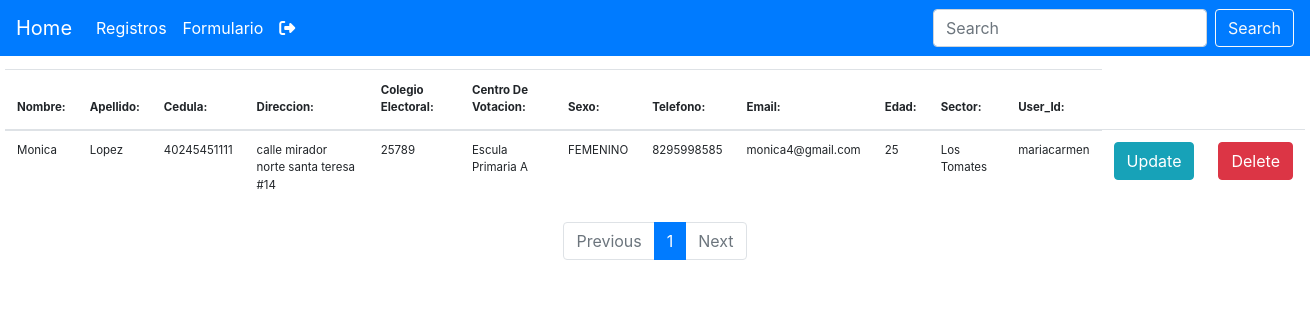
Page /registro/ (signed in) on the committed database.
### gestionFormulario/models.py (models this page shows, shortened)
class Personas(models.Model):
    user = models.ForeignKey(User, default=None, on_delete=models.CASCADE)
    Nombre = models.CharField(max_length=50)
    Apellido = models.CharField(max_length=50)
    Cedula = models.CharField(max_length=50)
    Direccion = models.CharField(max_length=130)
    Colegio_Electoral = models.CharField(max_length=50)
    Centro_De_Votacion = models.CharField(max_length=50)
    Sexo = models.CharField(max_length=13)
    Telefono = models.CharField(max_length=30)
    Email = models.EmailField(max_length=50)
    Edad = models.IntegerField()
    Sector = models.CharField(max_length=50)

### gestionFormulario/views.py (the view)
# urls.py: path('registro/', views.personas_datos, name="registro"),
def personas_datos(request):
    queryset = Personas.objects.all()
    paginator = Paginator(queryset, 10)
    page_number = request.GET.get('page')
    page_obj = paginator.get_page(page_number)
    context = {
        'page_obj': page_obj,
        'Paginator': paginator,
    }
    print(context)
    return render(request, 'registro.html', context)

### gestionFormulario/templates/registro.html (shortened to what this page needs)
{% extends 'barra.html' %}
{% block content %}
<div class="conteiner_a">
  <table class="table">
    <form>
      <thead>
        <tr>
          <th>Nombre:</th>
          <th>Apellido:</th>
          <th>Cedula:</th>
          <th>Direccion:</th>
          <th>Colegio Electoral:</th>
          <th>Centro De Votacion:</th>
          <th>Sexo:</th>
          <th>Telefono:</th>
          <th>Email:</th>
          <th>Edad:</th>
          <th>Sector:</th>
          <th>User_Id:</th>
      </thead>
      <tbody>
        {% if page_obj %}
        {% for obj in page_obj %}
        <tr>
          {% if request.user.is_superuser %}
          <td>{{obj.Nombre}}</td>
          <td>{{obj.Apellido}}</td>
          <td>{{obj.Cedula}}</td>
          <td>{{obj.Direccion}}</td>
          <td>{{obj.Colegio_Electoral}}</td>
          <td>{{obj.Centro_De_Votacion}}</td>
          <td>{{obj.Sexo}}</td>
          <td>{{obj.Telefono}}</td>
          <td>{{obj.Email}}</td>
          <td>{{obj.Edad}}</td>
          <td>{{obj.Sector}}</td>
          <td>{{obj.user}}</td>
          <td><a class="btn btn-info" href="{% url 'update' obj.id %}">Update</a></td>
          <td><a class="btn btn-danger" href="{% url 'delete' obj.id %}">Delete</a></td>
        </tr>
        <tr>
          {% elif obj.user == user %}
          <td>{{obj.Nombre}}</td>
          <td>{{obj.Apellido}}</td>
          <td>{{obj.Cedula}}</td>
          <td>{{obj.Direccion}}</td>
          <td>{{obj.Colegio_Electoral}}</td>
          <td>{{obj.Centro_De_Votacion}}</td>
          <td>{{obj.Sexo}}</td>
          <td>{{obj.Telefono}}</td>
          <td>{{obj.Email}}</td>
          <td>{{obj.Edad}}</td>
          <td>{{obj.Sector}}</td>
          <td>{{obj.user}}</td>
          <td><a class="btn btn-info" href="{% url 'update' obj.id %}">Update</a></td>
          <td><a class="btn btn-danger" href="{% url 'delete' obj.id %}">Delete</a></td>
        </tr>
        {% endif %}
        {% endfor %}
        {% endif %}
    </form>
  </table>
</div>
<nav aria-label="Page navigation example">
  <ul class="pagination justify-content-center">
    {% if page_obj.has_previous %}
    <li class="page-item">
      <a class="page-link" href="?page={{ page_obj.previous_page_number }}" tabindex="-1" aria-disabled="true">Previous</a>
    </li>
    {%else%}
    <li class="page-item disabled">
      <a class="page-link" href="#" tabindex="-1" aria-disabled="true">Previous</a>
    </li>
    {% endif %}
   {% for i in Paginator.page_range %}
    <li class="page-item {% if page_obj.number == i %} active {% endif %}">
      <a class="page-link" href="?page={{ i }}">{{ i }}</a>
    </li>
   {% endfor %}
   {% if page_obj.has_next %}
    <li class="page-item">
      <a class="page-link" href="?page={{ page_obj.next_page_number }}">Next</a>
    </li>
   {%else%}
    <li class="page-item disabled">
      <a class="page-link" href="#">Next</a>
    </li>
   {% endif %}
  </ul>
</nav>
{% endblock %}

### static/css/tabla.css (style rules this page uses)
.conteiner_a { width: 1300px; font-size: 11.5px; margin: 1% auto; }

### static/css/main.css (style rules this page uses)
* { margin: 0; padding: 0; -webkit-box-sizing: border-box; -moz-box-sizing: border-box; box-sizing: border-box; }

### rows in the picture
Personas: Nombre "Monica", Apellido "Lopez", Cedula "40245451111", Direccion "calle mirador norte santa teresa #14", Colegio_Electoral "25789", Centro_De_Votacion "Escula Primaria A", Sexo "FEMENINO", Telefono "8295998585", Email "monica4@gmail.com", Edad "25", Sector "Los Tomates", user "mariacarmen"

### other values in the picture
{{ i }} "1"
